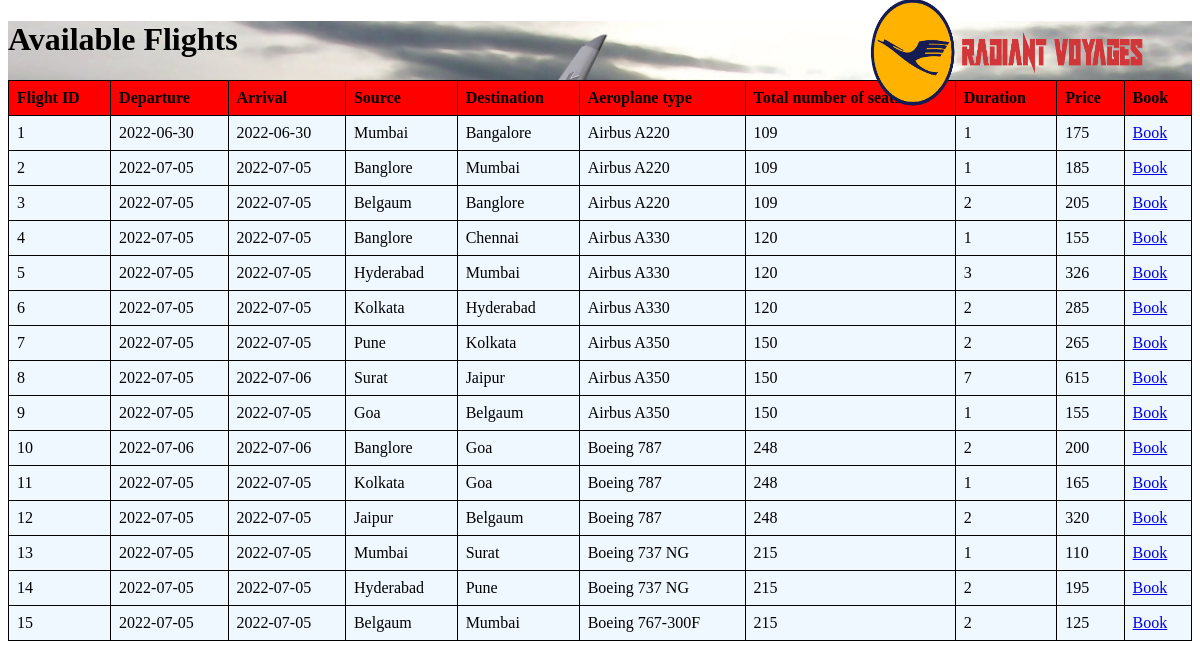
Page /flights.php on the committed database.
### tables this page shows
CREATE TABLE `flight` (
  `flight_id` int(11) NOT NULL,
  `arrival` date NOT NULL,
  `departure` date NOT NULL,
  `Destination` varchar(20) NOT NULL,
  `source` varchar(20) NOT NULL,
  `seats_available` bigint(20) NOT NULL,
  `aeroplane_type` varchar(20) NOT NULL,
  `duration` varchar(20) NOT NULL,
  `Price` int(11) NOT NULL
);

### flights.php (the view, shortened to what this page needs)
<!DOCTYPE html>
<html>
<head>
    <link rel="stylesheet" href="flight.css">
</head>
<body>
  <a href="home.php"><image class="logo" src="logo.png"/></a>
        <div class="back">
    <h1>Available Flights</h1>
    <table>
        <tr>
            <th>Flight ID</th>
            <th>Departure</th>
            <th>Arrival</th>
            <th>Source</th>
            <th>Destination</th>
            <th>Aeroplane type</th>
            <th>Total number of seats</th>
            <th>Duration</th>
            <th>Price</th>
            <th>Book</th>
        </tr>
        <?php
            $conn = mysqli_connect("localhost", "root", "", "ofbsphp");
            $query = "SELECT * FROM flight";
            $result = mysqli_query($conn, $query);
            while ($row = mysqli_fetch_assoc($result)) {
                echo "<tr>";
                echo "<td>" . $row['flight_id'] . "</td>";
                echo "<td>" . $row['departure'] . "</td>";
                echo "<td>" . $row['arrival'] . "</td>";
                echo "<td>" . $row['source'] . "</td>";
                echo "<td>" . $row['Destination'] . "</td>";
                echo "<td>" . $row['aeroplane_type'] . "</td>";
                echo "<td>" . $row['seats_available'] . "</td>";
                echo "<td>" . $row['duration'] . "</td>";
                echo "<td>" . $row['Price'] . "</td>";
                echo "<td><a href='book.php?flight_id=" . $row['flight_id'] . "'>Book</a></td>";
                echo "</tr>";
            }
        ?>
    </table>
    </div>
</body>
</html>

### flight.css (style rules this page uses)
.back { background-image: url('assets/images/6.jpg'); background-repeat: no-repeat; background-attachment: fixed; background-size: cover; }
table { border-collapse: collapse; width: 100%; z-index: 2; }
th, td { border: 1px solid black; padding: 8px; text-align: left; background-color: aliceblue; }
th { background-color: #ff0000; }

### flights.php (style rules this page uses)
.logo { position: absolute; top: -40px; left: 800px; height: 250px; width: 400px; }

### rows in the picture
flight: flight_id "1", departure "2022-06-30", arrival "2022-06-30", source "Mumbai", Destination "Bangalore", aeroplane_type "Airbus A220", seats_available "109"
flight: flight_id "2", departure "2022-07-05", arrival "2022-07-05", source "Banglore", Destination "Mumbai", aeroplane_type "Airbus A220", seats_available "109"
flight: flight_id "3", departure "2022-07-05", arrival "2022-07-05", source "Belgaum", Destination "Banglore", aeroplane_type "Airbus A220", seats_available "109"
flight: flight_id "4", departure "2022-07-05", arrival "2022-07-05", source "Banglore", Destination "Chennai", aeroplane_type "Airbus A330", seats_available "120", duration "1", Price "155"
flight: flight_id "5", departure "2022-07-05", arrival "2022-07-05", source "Hyderabad", Destination "Mumbai", aeroplane_type "Airbus A330", seats_available "120", duration "3", Price "326"
flight: flight_id "6", departure "2022-07-05", arrival "2022-07-05", source "Kolkata", Destination "Hyderabad", aeroplane_type "Airbus A330", seats_available "120", duration "2", Price "285"
flight: flight_id "7", departure "2022-07-05", arrival "2022-07-05", source "Pune", Destination "Kolkata", aeroplane_type "Airbus A350", seats_available "150", duration "2", Price "265"
flight: flight_id "8", departure "2022-07-05", arrival "2022-07-06", source "Surat", Destination "Jaipur", aeroplane_type "Airbus A350", seats_available "150", duration "7", Price "615"
flight: flight_id "9", departure "2022-07-05", arrival "2022-07-05", source "Goa", Destination "Belgaum", aeroplane_type "Airbus A350", seats_available "150", duration "1", Price "155"
flight: flight_id "10", departure "2022-07-06", arrival "2022-07-06", source "Banglore", Destination "Goa", aeroplane_type "Boeing 787", seats_available "248", duration "2", Price "200"
flight: flight_id "11", departure "2022-07-05", arrival "2022-07-05", source "Kolkata", Destination "Goa", aeroplane_type "Boeing 787", seats_available "248", duration "1", Price "165"
flight: flight_id "12", departure "2022-07-05", arrival "2022-07-05", source "Jaipur", Destination "Belgaum", aeroplane_type "Boeing 787", seats_available "248", duration "2", Price "320"
flight: flight_id "13", departure "2022-07-05", arrival "2022-07-05", source "Mumbai", Destination "Surat", aeroplane_type "Boeing 737 NG", seats_available "215", duration "1", Price "110"
flight: flight_id "14", departure "2022-07-05", arrival "2022-07-05", source "Hyderabad", Destination "Pune", aeroplane_type "Boeing 737 NG", seats_available "215", duration "2", Price "195"
flight: flight_id "15", departure "2022-07-05", arrival "2022-07-05", source "Belgaum", Destination "Mumbai", aeroplane_type "Boeing 767-300F", seats_available "215", duration "2", Price "125"
